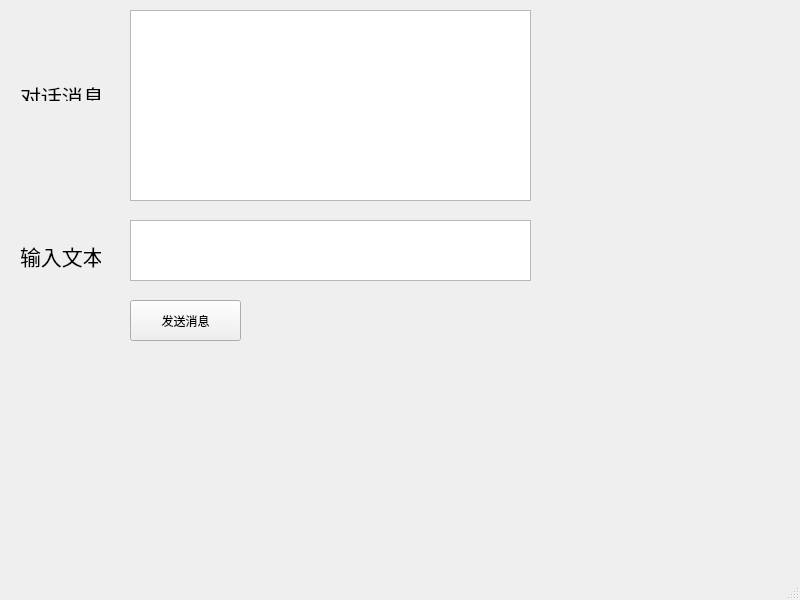
<?xml version="1.0" encoding="UTF-8"?>
<ui version="4.0">
 <class>MainWindow</class>
 <widget class="QMainWindow" name="MainWindow">
  <property name="geometry">
   <rect>
    <x>0</x>
    <y>0</y>
    <width>800</width>
    <height>600</height>
   </rect>
  </property>
  <property name="windowTitle">
   <string>MainWindow</string>
  </property>
  <widget class="QWidget" name="centralwidget">
   <widget class="QTextEdit" name="inputEdit">
    <property name="geometry">
     <rect>
      <x>130</x>
      <y>220</y>
      <width>401</width>
      <height>61</height>
     </rect>
    </property>
   </widget>
   <widget class="QLabel" name="label">
    <property name="geometry">
     <rect>
      <x>20</x>
      <y>240</y>
      <width>81</width>
      <height>31</height>
     </rect>
    </property>
    <property name="text">
     <string>&lt;html&gt;&lt;head/&gt;&lt;body&gt;&lt;p&gt;&lt;span style=&quot; font-size:16pt;&quot;&gt;输入文本&lt;/span&gt;&lt;/p&gt;&lt;/body&gt;&lt;/html&gt;</string>
    </property>
   </widget>
   <widget class="QLabel" name="label_2">
    <property name="geometry">
     <rect>
      <x>20</x>
      <y>80</y>
      <width>81</width>
      <height>21</height>
     </rect>
    </property>
    <property name="text">
     <string>&lt;html&gt;&lt;head/&gt;&lt;body&gt;&lt;p&gt;&lt;span style=&quot; font-size:16pt;&quot;&gt;对话消息&lt;/span&gt;&lt;/p&gt;&lt;/body&gt;&lt;/html&gt;</string>
    </property>
   </widget>
   <widget class="QPushButton" name="sendButton">
    <property name="geometry">
     <rect>
      <x>130</x>
      <y>300</y>
      <width>111</width>
      <height>41</height>
     </rect>
    </property>
    <property name="text">
     <string>发送消息</string>
    </property>
   </widget>
   <widget class="QTextBrowser" name="chatBrowser">
    <property name="geometry">
     <rect>
      <x>130</x>
      <y>10</y>
      <width>401</width>
      <height>191</height>
     </rect>
    </property>
   </widget>
  </widget>
  <widget class="QMenuBar" name="menubar">
   <property name="geometry">
    <rect>
     <x>0</x>
     <y>0</y>
     <width>800</width>
     <height>17</height>
    </rect>
   </property>
  </widget>
  <widget class="QStatusBar" name="statusbar"/>
 </widget>
 <resources/>
 <connections/>
</ui>
